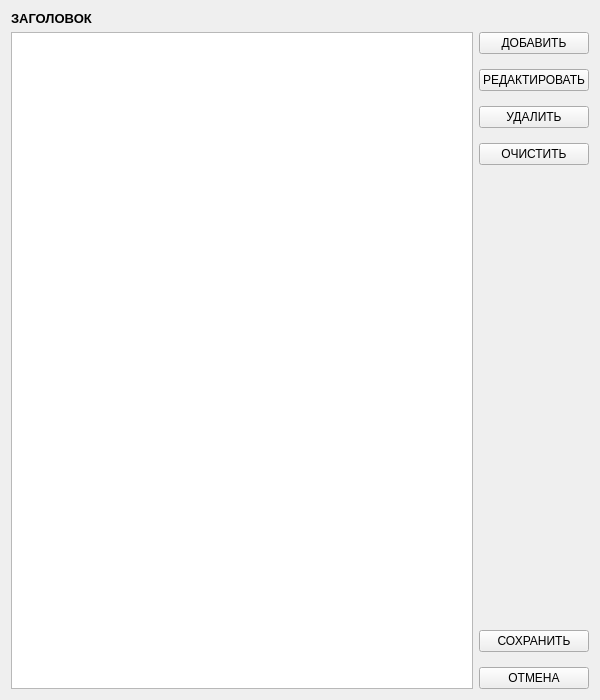
<?xml version="1.0" encoding="UTF-8"?>
<ui version="4.0">
 <class>Form</class>
 <widget class="QWidget" name="Form">
  <property name="geometry">
   <rect>
    <x>0</x>
    <y>0</y>
    <width>600</width>
    <height>700</height>
   </rect>
  </property>
  <property name="windowTitle">
   <string>Form</string>
  </property>
  <layout class="QVBoxLayout" name="verticalLayout_2">
   <item>
    <widget class="QLabel" name="label_title">
     <property name="font">
      <font>
       <pointsize>10</pointsize>
       <bold>true</bold>
      </font>
     </property>
     <property name="text">
      <string>ЗАГОЛОВОК</string>
     </property>
    </widget>
   </item>
   <item>
    <layout class="QHBoxLayout" name="horizontalLayout">
     <item>
      <widget class="QListWidget" name="listWidget"/>
     </item>
     <item>
      <layout class="QVBoxLayout" name="verticalLayout">
       <property name="spacing">
        <number>15</number>
       </property>
       <item>
        <widget class="QPushButton" name="pushButton_add">
         <property name="text">
          <string>ДОБАВИТЬ</string>
         </property>
        </widget>
       </item>
       <item>
        <widget class="QPushButton" name="pushButton_edit">
         <property name="text">
          <string>РЕДАКТИРОВАТЬ</string>
         </property>
        </widget>
       </item>
       <item>
        <widget class="QPushButton" name="pushButton_delete">
         <property name="text">
          <string>УДАЛИТЬ</string>
         </property>
        </widget>
       </item>
       <item>
        <widget class="QPushButton" name="pushButton_clear">
         <property name="text">
          <string>ОЧИСТИТЬ</string>
         </property>
        </widget>
       </item>
       <item>
        <spacer name="verticalSpacer">
         <property name="orientation">
          <enum>Qt::Vertical</enum>
         </property>
         <property name="sizeHint" stdset="0">
          <size>
           <width>20</width>
           <height>40</height>
          </size>
         </property>
        </spacer>
       </item>
       <item>
        <widget class="QPushButton" name="pushButton_save">
         <property name="text">
          <string>СОХРАНИТЬ</string>
         </property>
        </widget>
       </item>
       <item>
        <widget class="QPushButton" name="pushButton_cancel">
         <property name="text">
          <string>ОТМЕНА</string>
         </property>
        </widget>
       </item>
      </layout>
     </item>
    </layout>
   </item>
  </layout>
 </widget>
 <resources/>
 <connections/>
</ui>
